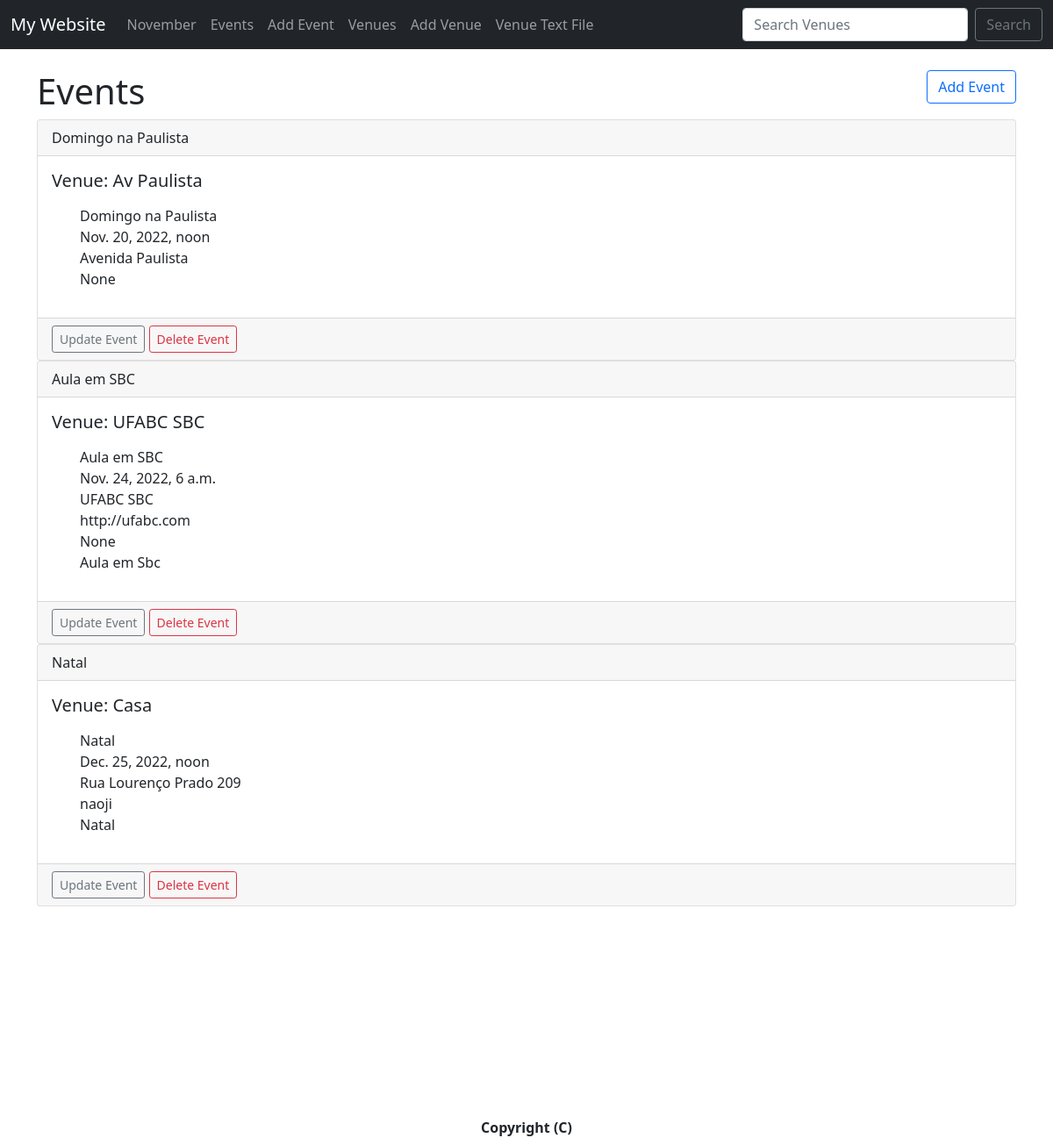
The app's page /events with its own data.
### events/models.py (models this page shows)
class Event(models.Model):
	name = models.CharField('Event Name', max_length=120)
	event_date = models.DateTimeField('Event Date')
	venue = models.ForeignKey(Venue, blank=True, null=True, on_delete=models.CASCADE)
	manager = models.ForeignKey(User, blank=True, null=True, on_delete=models.SET_NULL)
	description = models.TextField(blank=True)
	attendees = models.ManyToManyField(WebsiteUser, blank=True)
	def __str__(self):
		return self.name

class Venue(models.Model):
	name = models.CharField('Venue Name', max_length=120)
	address = models.CharField(max_length=300)
	zip_code = models.CharField('Zip Code', max_length=12)
	phone = models.CharField('Contact Phone', max_length=25, blank=True)
	website = models.URLField('Website Address', blank=True)
	email_address = models.EmailField('Email Address', blank=True)
	def __str__(self):
		return self.name

### events/views.py (the view)
# urls.py: path('events', views.all_events, name="list-events"),
def all_events(request):
	event_list = Event.objects.all().order_by('event_date')
	return render(request, 'events/events_list.html', {'event_list': event_list})

### events/templates/events/events_list.html
{% extends 'events/base.html' %}
{% block content %}
<h1>Events
	<a href="{% url 'add-event' %}" type="button" class="btn btn-outline-primary" style="float: right;">
		Add Event
</a>
</h1>
{% for event in event_list %}
<div class="card">
  <div class="card-header">{{ event }}</div>
  <div class="card-body">
    <h5 class="card-title">Venue: {{ event.venue }}</h5>
    <p class="card-text">
    	<ul style="list-style: none">
		<li>{{ event.name }}</li>
		<li>{{ event.event_date }}</li>
		<li>{{ event.venue.address }}</li>
		<li>{{ event.venue.website }}</li>
		<li>{{ event.manager }}</li>
		<li>{{ event.description }}</li>
	</ul>
    </p>
  </div>
  <div class="card-footer text-muted">
    <a href="{% url 'update-event' event.id %}" class="btn btn-outline-secondary btn-sm">Update Event</a>
     <a href="{% url 'delete-event' event.id %}" class="btn btn-outline-danger btn-sm">Delete Event</a>
  </div>
</div>
{% endfor %}
<br><br><br><br><br><br><br><br><br><br>
<center>
	<strong>Copyright (C) {{ current_year }}</strong>
</center>
{% endblock %}

### records on screen
Event: name "Domingo na Paulista", venue "Av Paulista", event_date "Nov. 20, 2022, noon", venue.address "Avenida Paulista", manager "None"
Event: name "Aula em SBC", venue "UFABC SBC", event_date "Nov. 24, 2022, 6 a.m.", venue.address "UFABC SBC", venue.website "http://ufabc.com", manager "None", description "Aula em Sbc"
Event: name "Natal", venue "Casa", event_date "Dec. 25, 2022, noon", venue.address "Rua Lourenço Prado 209", manager "naoji", description "Natal"
